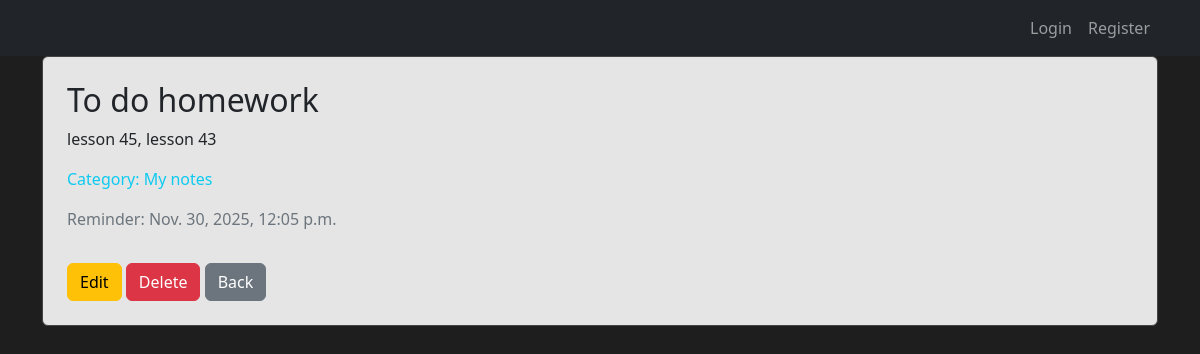
The page /notes/5/ on the database its author committed.
### notes/models.py (models this page shows, shortened)
class Notes(models.Model):
    title = models.CharField(max_length=100)
    text = models.TextField()
    reminder = models.DateTimeField(default=timezone.now)
    category = models.ForeignKey(Category, on_delete=models.CASCADE, related_name='notes')
    owner = models.ForeignKey(
        User,
        on_delete=models.CASCADE,
        related_name="notes",
        null=True,
        blank=True
    )
    group = models.ForeignKey(Group, on_delete=models.SET_NULL, null=True, blank=True)

class Category(models.Model):
    title = models.CharField(max_length=100)

### notes/views.py (the view)
# urls.py: path('notes/<int:pk>/', NoteDetailView.as_view(), name='note_detail'),
class NoteDetailView(DetailView):
    model = Notes
    template_name = "note_detail.html"

### templates/note_detail.html (shortened to what this page needs)
{% extends "base.html" %}
{% block content %}
<div class="card card-dark p-4">
    <h2>{{ object.title }}</h2>
    <p>{{ object.text }}</p>
    <p class="text-info"> Category: {{ object.category.title }}</p>
    {% if object.reminder %}
        <p class="text-secondary"> Reminder: {{ object.reminder }}</p>
    {% endif %}
    <div class="mt-3">
        <a href="{% url 'note_edit' object.id %}" class="btn btn-warning">Edit</a>
        <a href="{% url 'note_delete' object.id %}" class="btn btn-danger">Delete</a>
        <a href="{% url 'note_list' %}" class="btn btn-secondary">Back</a>
    </div>
</div>
{% endblock %}

### templates/base.html (style rules this page uses)
body { background-color: #1e1e1e; color: #E7E5E4; }
.card-dark { background-color: #E5E5E5; border: 1px solid #444; }
a, a:hover { color: #9ec1ff; }

### rows shown on the page
Notes: title "To do homework", text "lesson 45, lesson 43", category "My notes", reminder "Nov. 30, 2025, 12:05 p.m."
